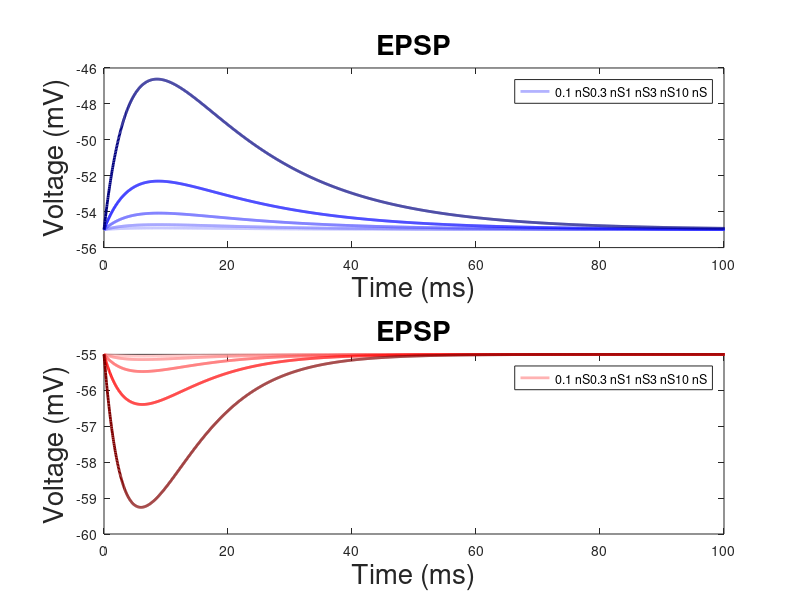

MATLAB code for this plot: (Note: this script raises an error after producing the figure.)
%% Time Parameters
dt      = 0.05;
tEND    = 1e3;
t       = 0:dt:tEND;
T       = length(t);

%% Neuron Parameters

%Neuron properties
E_L     = [-65 -67];    %rev potential: leak (mV)
g_L     = [182/18 119/8];     %leak conductance (nS)
C       = [182 119];    %capacitance (pF)
V_th    = [-45 -47];    %spike threshold (mV)
V_reset = [-55 -55];    %reset potential (mV)
t_ref   = 0.5;    %refractory period (ms)

%Synaptic Properties
E_e     = 0;      %rev potential: E (mV)
E_i     = -80;    %rev potential: I (mV)
tau_s   = 5;      %synaptic decay timescale (1/ms)

%Adaptation Properties (No adaptation)
E_w     = -70;    %rev potential: adaptation (mV)
b_w     = 0.01;   %adaptation decay timescale (1/ms)
b       = 0;    %adaptation activation rate (1/ms)
delta_T = 0;     %subthreshold adaptation steepness
w_r     = 0.1;     %adaptation at rest (0-1)
gwnorm  = 0;       %magnitude of adaptation


%% Normalized Paramets

v_inf = [-55 -55];      %Input Voltage from Population
tau   = C./g_L;         %Cell tau
w     = [0.1;0.3;1;3;10]; %Weight of incoming signal
W     = transpose(logspace(-1,1,25));
G     = [1,3,10];              %Background tau

N     = length(w);
NN    = length(W);

%% Allocated Arrays

vE = zeros(N,T,length(G));
vI = zeros(N,T,length(G));

VE = v_inf(1).*ones(NN,T,length(G));
VI = v_inf(2).*ones(NN,T,length(G));

vE(:,1,:) = v_inf(1).*ones(N,1,length(G));
vI(:,1,:) = v_inf(2).*ones(N,1,length(G));

VE(:,1,:) = v_inf(1).*ones(NN,1,length(G));
VI(:,1,:) = v_inf(2).*ones(NN,1,length(G));

s = exp(-t./tau_s);

%% Loop 
for gg = 1:length(G)
for n = 1:T-1
    
    dvE = - vE(:,n,gg) + v_inf(1) - ((w.*s(n))./(g_L(1).*G(gg))).*(vE(:,n,gg) - E_e);
    dvI = - vI(:,n,gg) + v_inf(2) - ((w.*s(n))./(g_L(2).*G(gg))).*(vI(:,n,gg) - E_i);
        
    vE(:,n+1,gg) = vE(:,n,gg) + dvE.*dt.*(G(gg)./tau(1));
    vI(:,n+1,gg) = vI(:,n,gg) + dvI.*dt.*(G(gg)./tau(2));
    
    dVE = - VE(:,n,gg) + v_inf(1) - ((W.*s(n))./(g_L(1).*G(gg))).*(VE(:,n,gg) - E_e);
    dVI = - VI(:,n,gg) + v_inf(2) - ((W.*s(n))./(g_L(2).*G(gg))).*(VI(:,n,gg) - E_i);
        
    VE(:,n+1,gg) = VE(:,n,gg) + dVE.*dt.*(G(gg)./tau(1));
    VI(:,n+1,gg) = VI(:,n,gg) + dVI.*dt.*(G(gg)./tau(2));
    
end
end

%%

for gg = 1:length(G)
    
figure
subplot(2,1,1)
plot(t,vE(1,:,gg),'Color',[0.7 0.7 1],'linewidth',2)
hold on
plot(t,vE(2,:,gg),'Color',[0.5 0.5 1],'linewidth',2)
hold on
plot(t,vE(3,:,gg),'Color',[0.3 0.3 1],'linewidth',2)
hold on
plot(t,vE(4,:,gg),'Color',[0 0 1],'linewidth',2)
hold on
plot(t,vE(5,:,gg),'Color',[0 0 0.5],'linewidth',2)
xlim([0 100])
xlabel('Time (ms)','fontsize',20);ylabel('Voltage (mV)','fontsize',20);title('EPSP','fontsize',20)
legend(["0.1 nS","0.3 nS","1 nS","3 nS","10 nS"])

subplot(2,1,2)
plot(t,vI(1,:,gg),'Color',[1 0.7 0.7],'linewidth',2)
hold on
plot(t,vI(2,:,gg),'Color',[1 0.5 0.5],'linewidth',2)
hold on
plot(t,vI(3,:,gg),'Color',[1 0.3 0.3],'linewidth',2)
hold on
plot(t,vI(4,:,gg),'Color',[1 0 0],'linewidth',2)
hold on
plot(t,vI(5,:,gg),'Color',[0.5 0 0],'linewidth',2)
xlim([0 100])
xlabel('Time (ms)','fontsize',20);ylabel('Voltage (mV)','fontsize',20);title('EPSP','fontsize',20)
legend(["0.1 nS","0.3 nS","1 nS","3 nS","10 nS"])
NiceSave(['Example_EPSP_IPSP_G_' char(num2str(G(gg)))],'/Users/jonathangornet/Documents/GitHub/SOSpikingModel/Figures',[])

end

%%
figure
subplot(2,1,1)
plot(t,vE(3,:,1),'Color',[0.7 0.7 1],'linewidth',2)
hold on
plot(t,vE(3,:,2),'Color',[0.3 0.3 1],'linewidth',2)
hold on
plot(t,vE(3,:,3),'Color',[0 0 0.5],'linewidth',2)
xlim([0 100])
xlabel('Time (ms)','fontsize',20);ylabel('Voltage (mV)','fontsize',20);title('EPSP','fontsize',20)
legend(["\Gamma 1","\Gamma 3","\Gamma 10"])

subplot(2,1,2)
plot(t,vI(3,:,1),'Color',[1 0.7 0.7],'linewidth',2)
hold on
plot(t,vI(3,:,2),'Color',[1 0.3 0.3],'linewidth',2)
hold on
plot(t,vI(3,:,3),'Color',[0.5 0 0],'linewidth',2)
xlim([0 100])
xlabel('Time (ms)','fontsize',20);ylabel('Voltage (mV)','fontsize',20);title('EPSP','fontsize',20)
legend(["\Gamma 1","\Gamma 3","\Gamma 10"])
NiceSave(['Example_EPSP_IPSP_Gamma'],'/Users/jonathangornet/Documents/GitHub/SOSpikingModel/Figures',[])

%%
VEmax = zeros(N,length(G));
VImin = zeros(NN,length(G));

for gg = 1:length(G)
for ii = 1:NN
    
    VEmax(ii,gg) = max(VE(ii,:,gg)) - v_inf(1);
    VImin(ii,gg) = min(VI(ii,:,gg)) - v_inf(2);
        
end
end

%%
figure
subplot(2,1,1)
plot(log10(W),log10(VEmax(:,1)),'.-','Color',[0.7 0.7 1],'linewidth',2,'markersize',25)
hold on
plot(log10(W),log10(VEmax(:,2)),'.-','Color',[0.3 0.3 1],'linewidth',2,'markersize',25)
hold on
plot(log10(W),log10(VEmax(:,3)),'.-','Color',[0 0 0.5],'linewidth',2,'markersize',25)
LogScale('xy',10)
xlabel('Weight (nS)','fontsize',20);ylabel('Voltage mV','fontsize',20);title('EPSP','fontsize',20)
legend('G: 1','G: 3','G: 10','Location','northwest')
subplot(2,1,2)
plot(log10(W),log10(VImin(:,1)),'.-','Color',[1 0.7 0.7],'linewidth',2,'markersize',25)
hold on
plot(log10(W),log10(VImin(:,2)),'.-','Color',[1 0.3 0.3],'linewidth',2,'markersize',25)
hold on
plot(log10(W),log10(VImin(:,3)),'.-','Color',[0.5 0 0],'linewidth',2,'markersize',25)
legend('G: 1','G: 3','G: 10','Location','southwest')
LogScale('xy',10)
xlabel('Weight (nS)','fontsize',20);ylabel('Voltage mV','fontsize',20);title('IPSP','fontsize',20)

NiceSave('EPSP_IPSP','/Users/jonathangornet/Documents/GitHub/SOSpikingModel/Figures',[])

